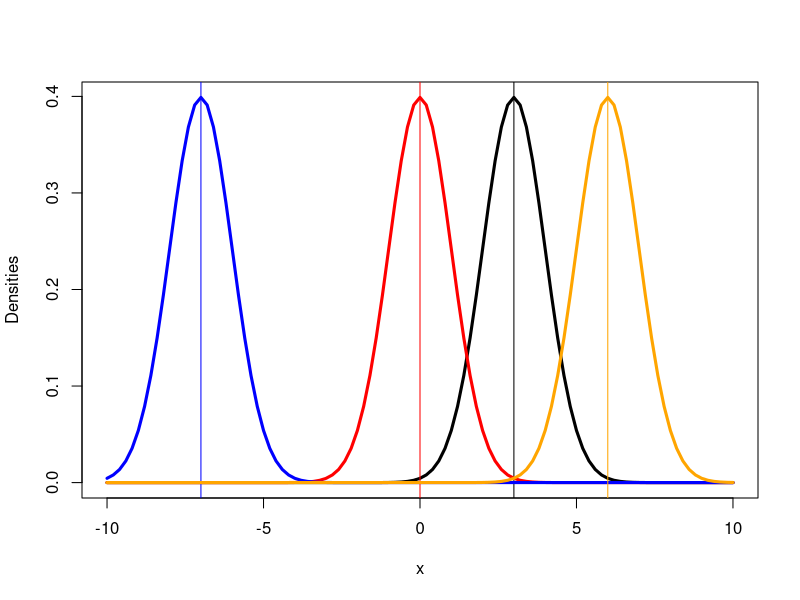

This figure's R source:
## Plot 4 normal densities with 
## - individual means
## - common variance (1)
## See ?curve for help

curve(dnorm(x, mean = 3), xlim = c(-10, 10), ylab = "Densities", lwd = 3)
abline(v = 3)

curve(dnorm(x, mean = 0), xlim = c(-10, 10), add = TRUE, col = "red", lwd = 3)
abline(v = 0, col = "red")

curve(dnorm(x, mean = -7), xlim = c(-10, 10), add = TRUE, col = "blue", lwd = 3)
abline(v = -7, col = "blue")

curve(dnorm(x, mean = 6), xlim = c(-10, 10), add = TRUE, col = "orange", lwd = 3)
abline(v = 6, col = "orange")
